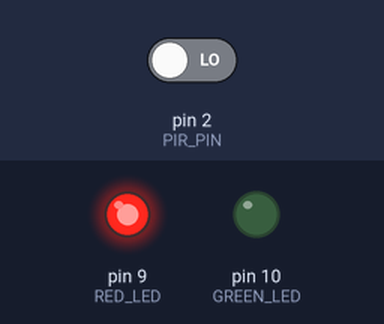
The sketch below on a simulated Arduino Uno, built with avr-gcc and run on an emulated ATmega328P. Parts: output pins drawn as LEDs (lit = HIGH). The test bench sets the inputs (shaded band); at power-on: pin 2 (PIR_PIN) LOW.

Above: at 1.2 s.
1.3 s: pin 2 (PIR_PIN) driven HIGH
At 2.3 s:
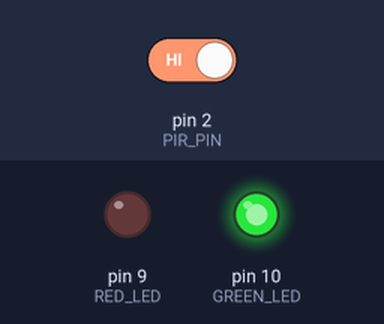
2.8 s: pin 2 (PIR_PIN) driven LOW
At 3.4 s:
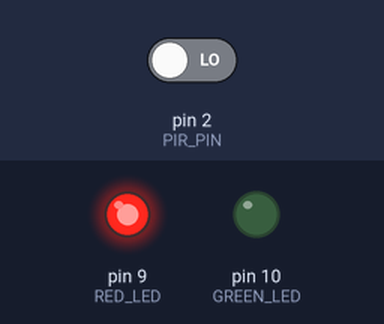
Timing chart, 0 to 5.8 s (numbered marks = the images above; inputs shaded):
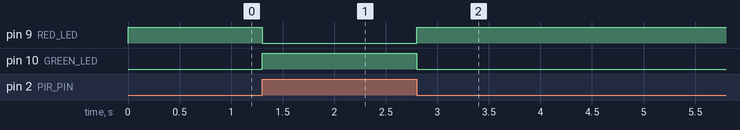

Measured:
- after the input at 1.3 s, pin 9 (RED_LED): HIGH → LOW at once; pin 10 (GREEN_LED): LOW → HIGH at once
- after the input at 2.8 s, pin 9 (RED_LED): LOW → HIGH at once; pin 10 (GREEN_LED): HIGH → LOW at once

The sketch:

PIR_sensor_with_LED.ino
```cpp
#define PIR_PIN 2      // PIR sensor output pin
#define RED_LED 9      // Red LED pin
#define GREEN_LED 10   // Green LED pin

void setup() {
    pinMode(PIR_PIN, INPUT);
    pinMode(RED_LED, OUTPUT);
    pinMode(GREEN_LED, OUTPUT);

    // Start with the red LED on
    digitalWrite(RED_LED, HIGH);
    digitalWrite(GREEN_LED, LOW);
}

void loop() {
    int motion = digitalRead(PIR_PIN);

    if (motion == HIGH) {  // If motion is detected
        digitalWrite(RED_LED, LOW);
        digitalWrite(GREEN_LED, HIGH);
    } else {  // If no motion is detected
        digitalWrite(RED_LED, HIGH);
        digitalWrite(GREEN_LED, LOW);
    }
}
```
